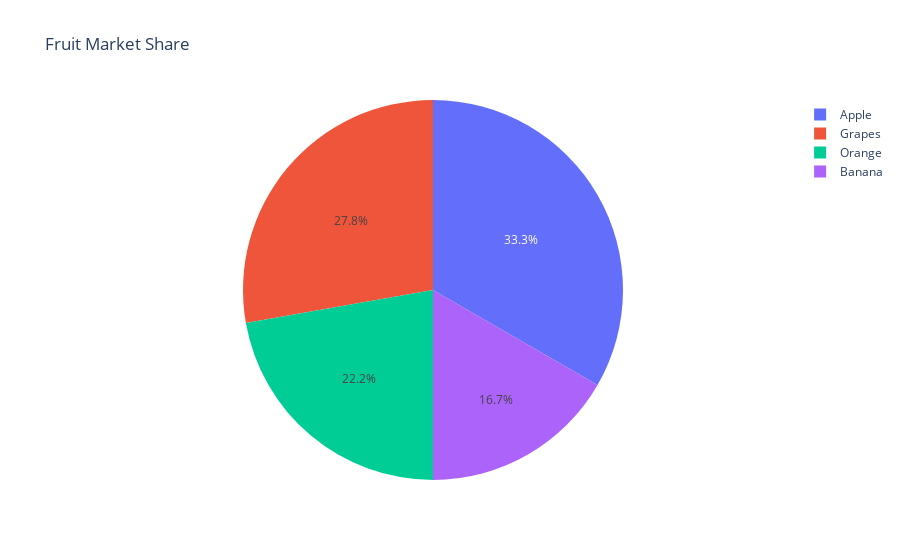

This figure's notebook cell:
### Code cell
import plotly.express as px

data = {
    "Fruit": ["Apple", "Banana", "Grapes", "Orange"],
    "Quantity": [30, 15, 25, 20]
}

fig = px.pie(data, names="Fruit", values="Quantity", title="Fruit Market Share")
fig.show()

### Figure 1 — Plotly figure (JSON) as saved in the notebook; plotly's stock layout.template omitted (floating-point values rounded to 4 significant figures)
{"data": [{"domain": {"x": [0, 1], "y": [0, 1]}, "hovertemplate": "Fruit=%{label}<br>Quantity=%{value}<extra></extra>", "labels": ["Apple", "Banana", "Grapes", "Orange"], "legendgroup": "", "name": "", "showlegend": true, "type": "pie", "values": [30, 15, 25, 20]}], "layout": {"legend": {"tracegroupgap": 0}, "title": {"text": "Fruit Market Share"}}}
